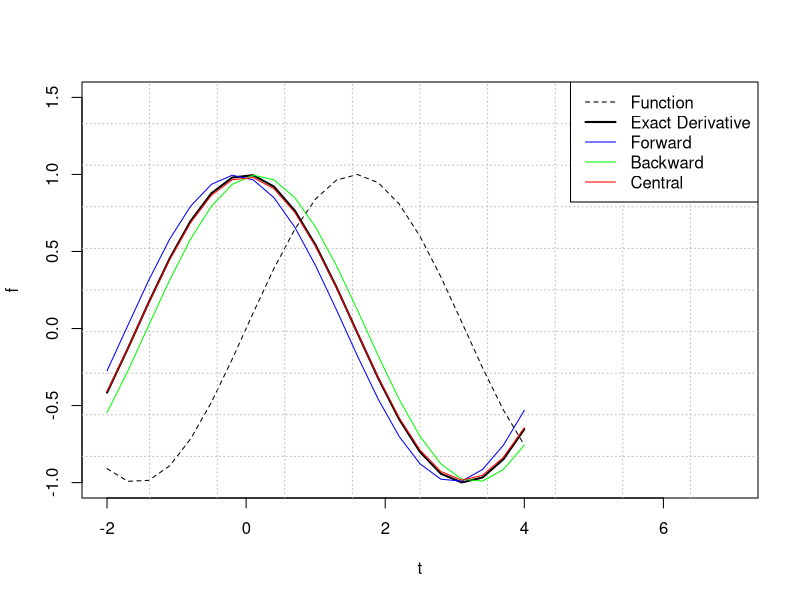
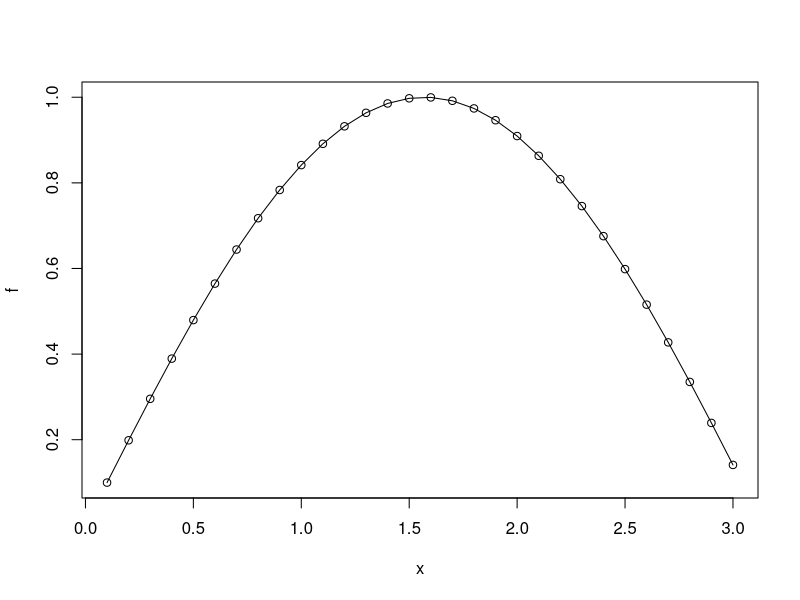
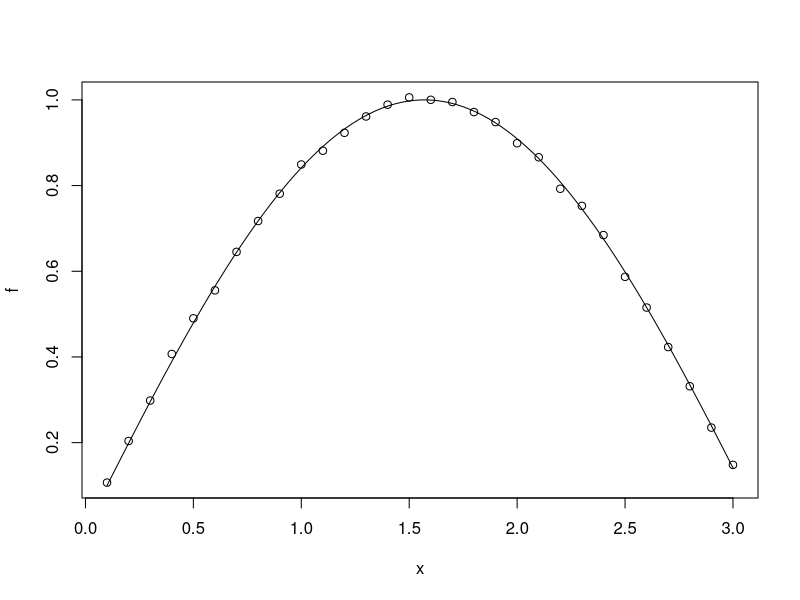
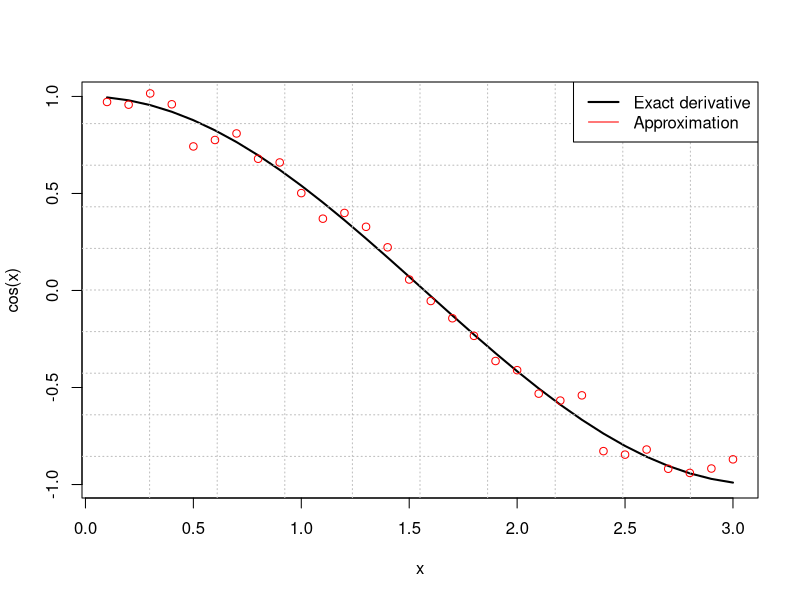

Reproduce these figures in R, in order.
## Numerical differentiation using Finite Differences
dt <- .3
t <- seq(from = -2, to = 4, by = dt)
f <- sin(t)

# Exact derivative
dfdt <- cos(t)

# Plotting
plot(t, f, type = "l", col = "black", lty = 2, lwd = 1, xlim = c(-2, 7), ylim = c(-1, 1.5))
grid(10, 10, col = "grey", lwd = 1)

lines(dfdt ~ t, col = "black", lwd = 2, lty = 1)
legend("topright", legend = c("Function", "Exact Derivative"), lty = c(2, 1), lwd = c(1, 2))

# Forward difference scheme
dfdtF <- (sin(t + dt) - sin(t)) / dt

# Backward difference scheme
dfdtB <- (sin(t) - sin(t - dt)) / dt 

# Central difference
dfdtC <- (sin(t + dt) - sin(t - dt)) / (2*dt)

# Plotting
lines(dfdtF ~ t, col = "blue", lwd = 1, lty = 1)   # forward
lines(dfdtB ~ t, col = "green", lwd = 1, lty = 1)  # backward
lines(dfdtC ~ t, col = "red", lwd = 1, lty = 1)    # central

legend("topright", legend = c("Function",
                              "Exact Derivative",
                              "Forward",
                              "Backward",
                              "Central"),
       lty = c(2, 1, 1, 1, 1), lwd = c(1, 2, 1, 1, 1),
       col = c(1, 1, "blue", "green", "red"))

#####
# You can play with the dt value, which by taking the smaller value improves 
# the approximation of the derivative. A relatively large value for dt in the current
# example was specified for illustration purposes. In a more advanced mathematical
# software, e.g. MatLab, one is allowed to zoom in the chart. Thus, it is much easier
# to detect the accuracy of the schemes presented in these lines of code.

## Treating f as a vector of data points, but not the output of the function
x <- seq(from = 0.1, to = 3, by = 0.1)
f <- sin(x)
plot(x, f, type = "o")

dx <- x[2] - x[1]
n <- length(f)

# At this point we can add noise to our vector in order to show that 
# dirty data magnifies the errors in the differentiation process

f <- sin(x) + 0.01*rnorm(x, 0, 1)

plot(x, f, type = "p")
curve(sin(x), add = TRUE)

dfdx <- rep(0, n)

# Using forward difference for the 1st value, backward difference for the last value, and central
# difference for the intermidiate points
dfdx[1] <- (f[2] - f[1]) / dx

for (i in 2:(n-1)) {
  dfdx[i] <- (f[i+1] - f[i-1]) / (2*dx)
}

dfdx[n] <- (f[n] - f[n-1]) / dx

# Plotting
plot(x, cos(x), type = "l", col = "black", lty = 1, lwd = 2)
grid(10, 10, col = "grey", lwd = 1)

lines(dfdx ~ x, col = "red", type = "p")
legend("topright", legend = c("Exact derivative", "Approximation"),
       lty = c(1, 1), lwd = c(2, 1), col = c("black", "red"))
